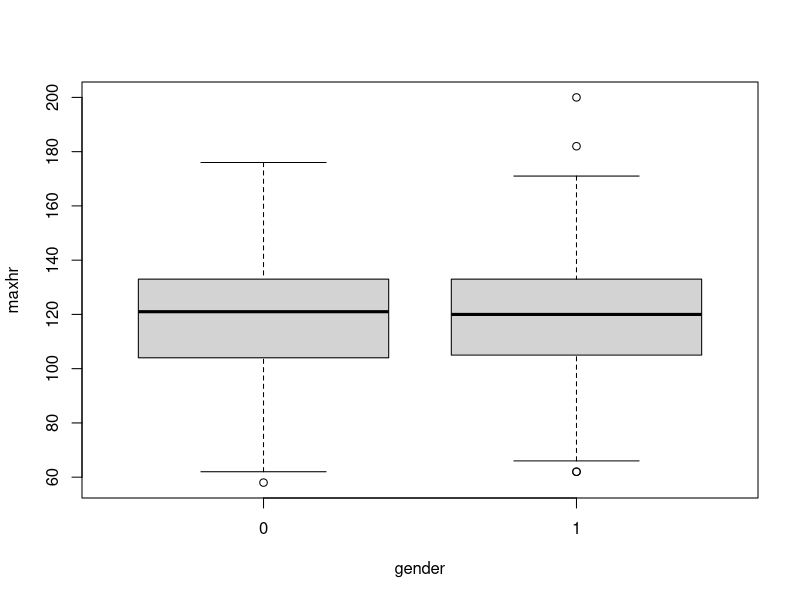
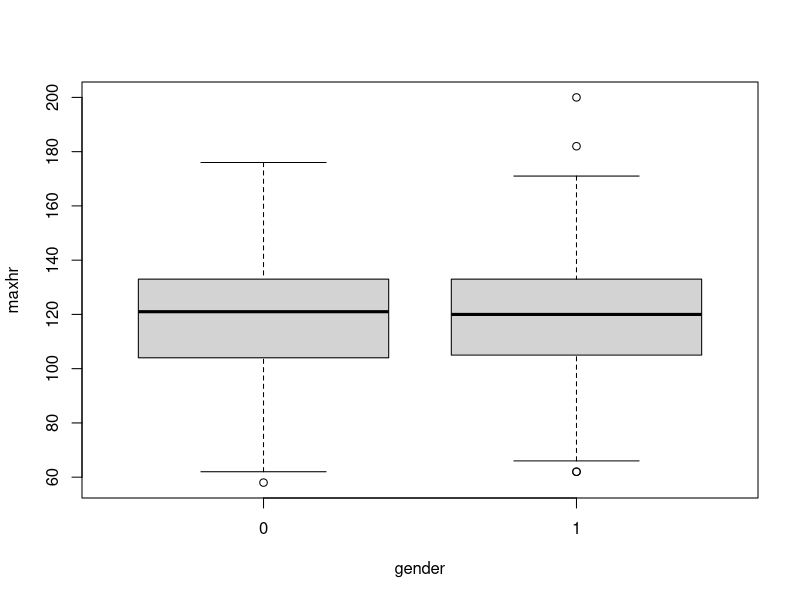
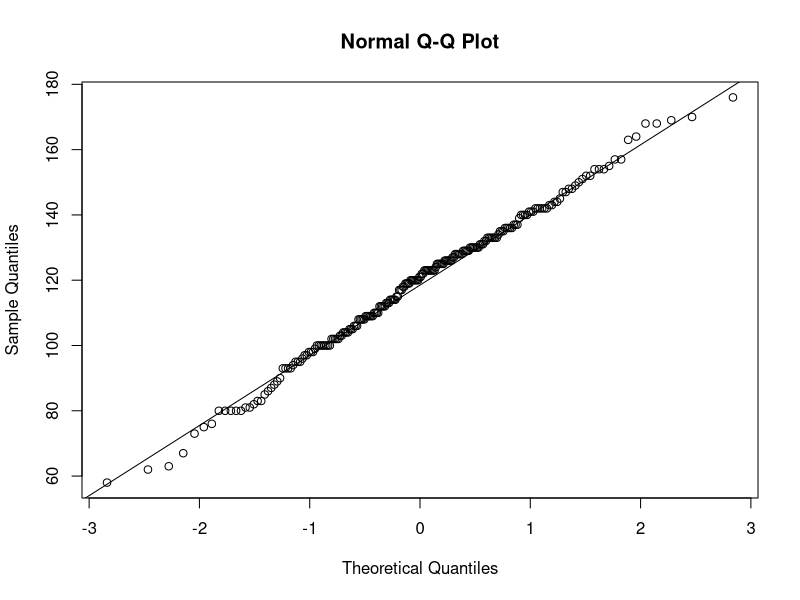
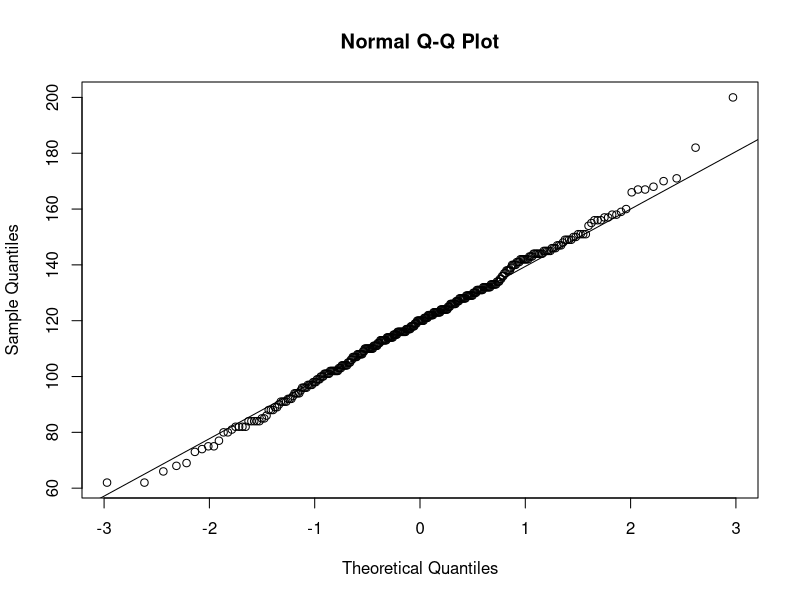
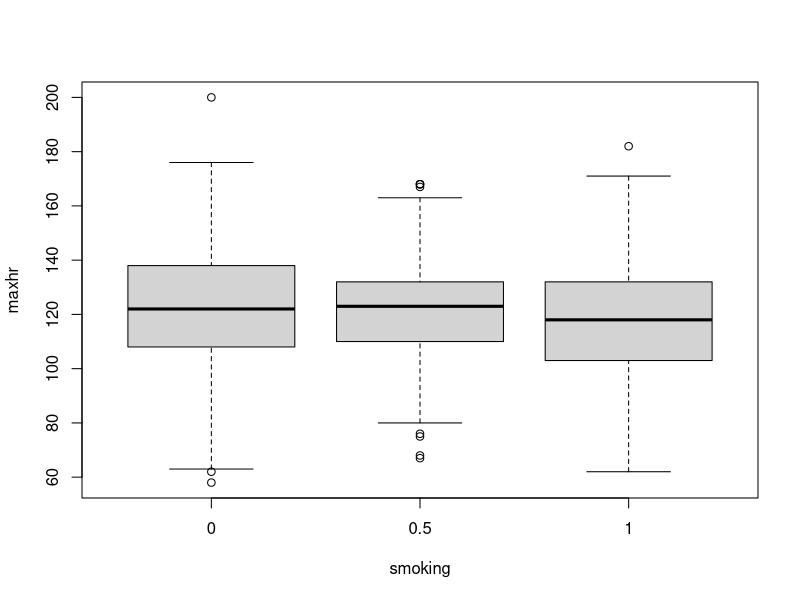
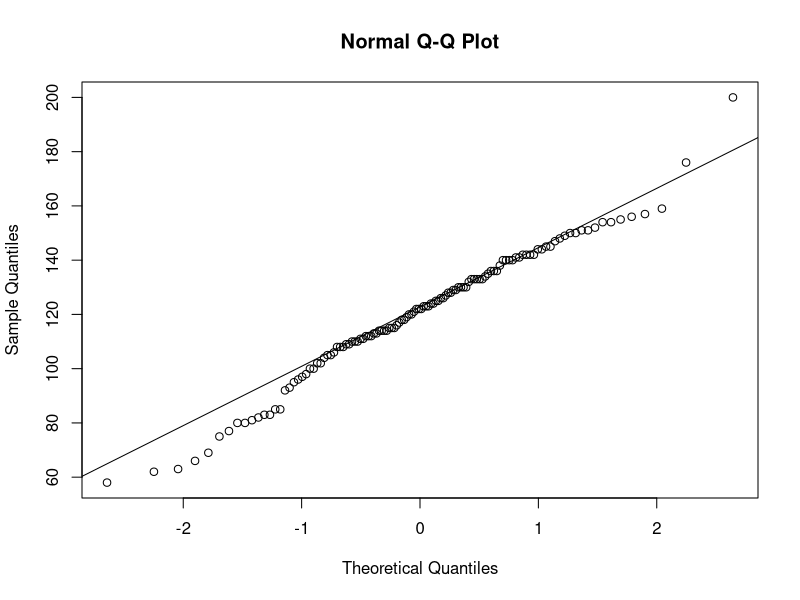
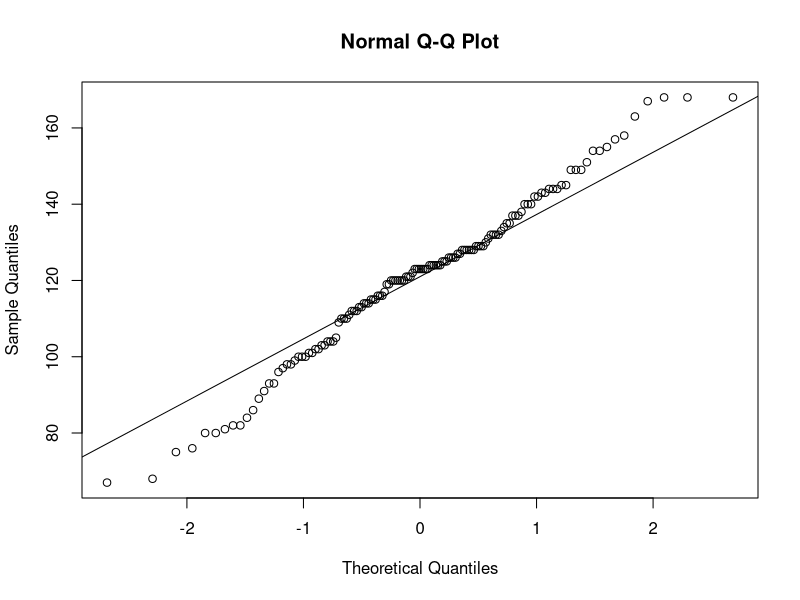
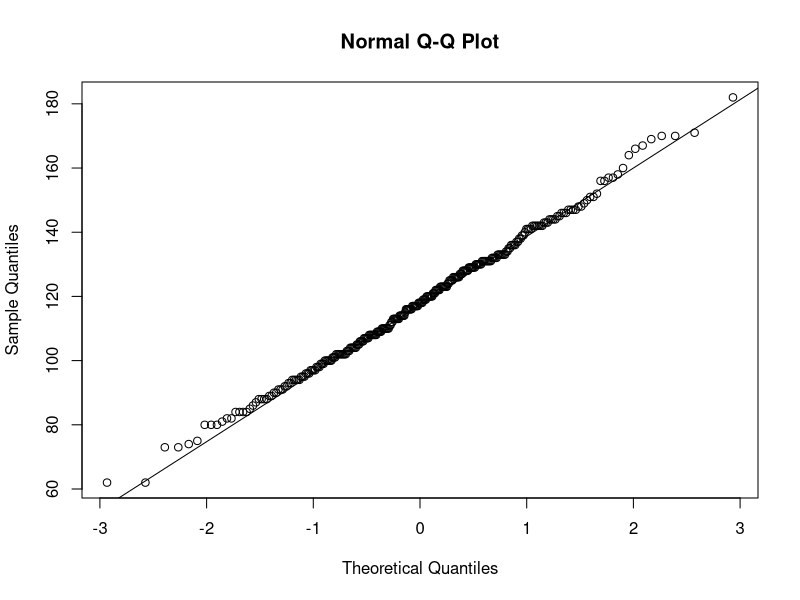

Reproduce these figures in R, in order.
## ---- chunk 1
cardiac<-read.table("cardiac.dat", header=T, sep=" ")
attach(cardiac)
## ---- chunk 2
var.test(maxhr~gender)
boxplot(maxhr~gender)
## ---- chunk 3
boxplot(maxhr~gender)
## ---- chunk 4
qqnorm(maxhr[gender==0])
qqline(maxhr[gender==0])
qqnorm(maxhr[gender==1])
qqline(maxhr[gender==1])

## ---- chunk 5
t.test(maxhr~gender, var.equal=T)
## ---- chunk 6
boxplot(maxhr~smoking)
## ---- chunk 7
qqnorm(maxhr[smoking==0])
qqline(maxhr[smoking==0])
qqnorm(maxhr[smoking==0.5])
qqline(maxhr[smoking==0.5])
qqnorm(maxhr[smoking==1])
qqline(maxhr[smoking==1])
## ---- chunk 8
table(smoking)
boxplot(maxhr~smoking)
## ---- chunk 9
var.test(maxhr[smoking==1], maxhr[smoking==0])
var.test(maxhr[smoking==1], maxhr[smoking==0.5])
var.test(maxhr[smoking==0], maxhr[smoking==0.5])
## ---- chunk 10
smoking2<-as.factor(smoking)
summary(aov(maxhr~smoking2))
## ---- chunk 11
kruskal.test(maxhr~smoking2)
## ---- chunk 12
table(smoking, gender)
## ---- chunk 13
test1<-chisq.test(smoking,gender)
test1
## ---- chunk 14
test1$expected
## ---- chunk 15
table(gender, smoking)
#New variable "smoking2": 1 for non-smokers, 0 for occasional smokers or smokers
smoking2 <- ifelse(smoking == 1, 1, 0)
a <- table(gender, smoking2)
a
rownames(a) <- c("M","W")
colnames(a)=c("smoking","not smoking")
addmargins(a)
#calculate relative risk yourself based on an expanded contingency table:
(132/220)/(128/338)

#relative risk with epitab: look in the help pages to see which rows and/or columns you have to switch with the option "rev"
library(epitools)
epitab(a, rev="both", method="riskratio", conf.level=0.975)
epitab(c(210,128,88,132),method="riskratio",conf.level=0.975)
## ---- chunk 16

b <- table(gender[smoking != 1], smoking[smoking != 1])
b
rownames(b) <- c("M", "W")
colnames(b)=c("smoking","occasional")
addmargins(b)
(78/132)/(60/128)
 
epitab(b, rev="rows", method="riskratio", conf.level = 0.975) 
epitab(c(68,60,54,78), method="riskratio", conf.level = 0.975) 
